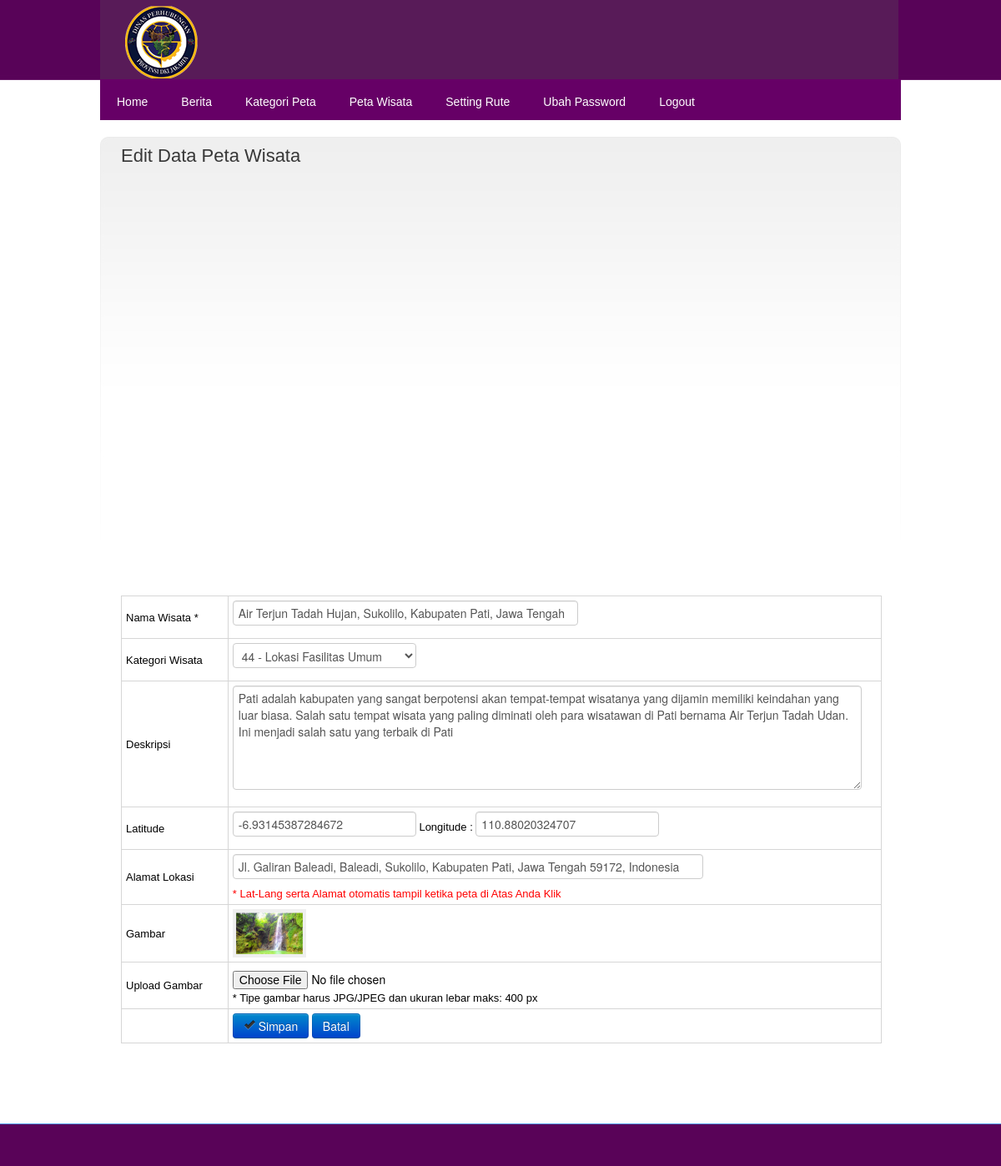
/?hal=update_peta&id=10&action=edit (signed in), run on the app's committed database.
### tables this page shows
CREATE TABLE IF NOT EXISTS `peta_wisata` (
  `id_wisata` int(4) NOT NULL AUTO_INCREMENT,
  `id_kategori` int(4) DEFAULT NULL,
  `nama` text,
  `deskripsi` text,
  `lat` double DEFAULT NULL,
  `lng` double DEFAULT NULL,
  `alamat` text,
  `gambar` text,
  PRIMARY KEY (`id_wisata`)
);

### includes/p_peta_update.php (the view, shortened to what this page needs)
<?php
$link_list='?hal=data_peta';
$link_update='?hal=update_peta';
$nama='';
if(isset($_POST['save'])){
	$id=$_POST['id'];
	$action=$_POST['action'];
	$nama=$_POST['nama'];
	$deskripsi=$_POST['deskripsi'];
	$lat=$_POST['lat'];
	$lng=$_POST['lng'];
	$alamat=$_POST['alamat'];
	$id_kategori=$_POST['kategori'];
	$jenis='wisata.png';
	 $lokasi_file    = $_FILES['fupload']['tmp_name'];
 	 $tipe_file      = $_FILES['fupload']['type'];
  	$nama_file      = $_FILES['fupload']['name'];
	if(empty($nama) or empty($deskripsi)){
		$error='Masih ada beberapa kesalahan. Silahkan periksa lagi form di bawah ini.';
	}else{
		if($action=='add'){
				UploadImage($nama_file);
				$q="insert into peta_wisata(id_kategori,nama,deskripsi,lat,lng,alamat,gambar) values('".$id_kategori."','".$nama."', '".$deskripsi."','".$lat."','".$lng."','".$alamat."','".$nama_file."')";
				mysqli_query($con,$q);
				exit("<script>location.href='".$link_list."';</script>");
		}
		if($action=='edit'){
			$q=mysqli_query($con,"select * from peta_wisata where id_wisata='".$id."'");
			$h=mysqli_fetch_array($q);
			if (!empty($lokasi_file)){
  				UploadImage($nama_file);
				$q="update peta_wisata set id_kategori='".$id_kategori."',nama='".$nama."', deskripsi='".$deskripsi."',lat='".$lat."',lng='".$lng."',alamat='".$alamat."',gambar='".$nama_file."' where id_wisata='".$id."'";
				mysqli_query($con,$q);
				exit("<script>location.href='".$link_list."';</script>");
			}
			else{
		$q="update peta_wisata set id_kategori='".$id_kategori."',nama='".$nama."', deskripsi='".$deskripsi."',lat='".$lat."',lng='".$lng."',alamat='".$alamat."' where id_wisata='".$id."'";
				mysqli_query($con,$q);
				exit("<script>location.href='".$link_list."';</script>");
			}
		}
	}
}else{
	if(empty($_GET['action'])){$action='add';}else{$action=$_GET['action'];}
	if($action=='edit'){
		$id=$_GET['id'];
		$q=mysqli_query($con,"select * from peta_wisata where id_wisata='".$id."'");
		$h=mysqli_fetch_array($q);
		$nama=$h['nama'];
		$id_kategori=$h['id_kategori'];
		$deskripsi=$h['deskripsi'];
		$lat=$h['lat'];
		$lng=$h['lng'];
		$alamat=$h['alamat'];
		$gambar=$h['gambar'];
	}
}
$list_kategori=array();
$q="select * from kategori order by id_kategori";
$q=mysqli_query($con,$q);
while($h=mysqli_fetch_array($q)){
	if($h['id_kategori']==$id_kategori){$s=' selected';}else{$s='';}
	$list_kategori.='<option value="'.$h['id_kategori'].'"'.$s.'>'.$h['id_kategori'].' - '.$h['nama_kategori'].'</option>';
}
?>
<?php
if($_GET['action'] == 'edit'){
$cetak='Edit';
}
else{
$cetak='Tambah';
}
?>
<h3 class="p2"><?php echo $cetak ?> Data Peta Wisata</h3>
<form action="<?php echo $link_update;?>" name="" method="post" enctype="multipart/form-data">
<div id="map_canvas" align="left" width=100% height=60%></div>
<table width="100%" border="0" cellspacing="4" cellpadding="4" class="tabel_reg">
  <tr>
	<td width="203">Nama Wisata <span class="required">*</span> </td>
	<td width="797"><input name="nama" type="text" size="50" value="<?php echo $nama;?>" class="m-wrap large" style="width: 400px;"></td>
  </tr>
  <tr>
    <td>Kategori Wisata</td>
    <td><select name="kategori" class="medium m-wrap">
      <?php echo $list_kategori;?>
    </select></td>
  </tr>
  <tr>
    <td>Deskripsi </td>
    <td><label>
      <textarea name="deskripsi" id="textarea" cols="350" rows="5" style="width: 740px; height: 115px;"><?php echo $deskripsi;?></textarea>
    </label></td>
  </tr>
  <tr>
    <td>Latitude</td>
    <td><input name="lat" type=text id="lat" size="40" value="<?php echo $lat;?>" class="m-wrap large" readonly="readonly" />
      Longitude :
      <input name="lng" type=text id="long" size="40" value="<?php echo $lng;?>" class="m-wrap large" readonly="readonly"  /> </td>
  </tr>
  <tr>
    <td>Alamat Lokasi</td>
    <td><input name="alamat" type="text" size="50" id="address" value="<?php echo $alamat;?>" class="m-wrap large" style="width: 550px;" readonly="readonly">
      <br>
        <span class="style1">* Lat-Lang serta Alamat otomatis tampil ketika peta di Atas Anda Klik</span></td>
  </tr>
  <?php
  if($_GET['action'] == 'edit'){
  ?>
  <tr>
    <td>Gambar </td>
    <td><img src="foto_berita/<?php echo $gambar;?>" width="80px" height="50px" ></td>
  </tr>
  <?php } ?>
  <tr>
    <td>Upload Gambar</td>
    <td><input type=file name='fupload' size=40>
                                          <br>
      * Tipe gambar harus JPG/JPEG dan ukuran lebar maks: 400 px</td>
  </tr>
  <tr>
	<td></td>
	<td>
	<button type="submit" name="save" class="btn blue"><i class="icon-ok"></i> Simpan</button>
	<button type="button" name="cancel" class="btn" onClick="location.href='<?php echo $link_list;?>'">Batal</button>	</td>
  </tr>
</table>
</form>

### css/style.css (style rules this page uses)
body { font-family: Arial, Helvetica, sans-serif; font-size: 13px; background: #ffffff top repeat-x url('../images/bg.jpg'); color: #000000; margin: 0; padding: 0; }
h3 { color: #383838; font-size: 22px; }
i, em { font-style: italic; }
#content img { border: 4px #EFEFEF solid; }
#content table { width: 100%; border-collapse: collapse; margin-top: 10px; }
#content table tr td { padding: 5px; text-align: left; border: 1px #d6d6d6 solid; }
#map_canvas { margin: auto; width: 100%; height: 500px; padding: 2px; }

### data on the page
peta_wisata: nama "Air Terjun Tadah Hujan, Sukolilo, Kabupaten Pati, Jawa Tengah", deskripsi "Pati adalah kabupaten yang sangat berpotensi akan tempat-tempat wisatanya yang dijamin memiliki keindahan yang luar biasa. Salah satu tempat wisata yang paling diminati oleh para wisatawan di Pati bernama Air Terjun Tadah Udan. Ini menjadi salah satu yang terbaik di Pati", lat "-6.93145387284672", lng "110.88020324707", alamat "Jl. Galiran Baleadi, Baleadi, Sukolilo, Kabupaten Pati, Jawa Tengah 59172, Indonesia", gambar (picture)

### other printed values
$cetak "Edit"
form field kategori "44 - Lokasi Fasilitas Umum"
